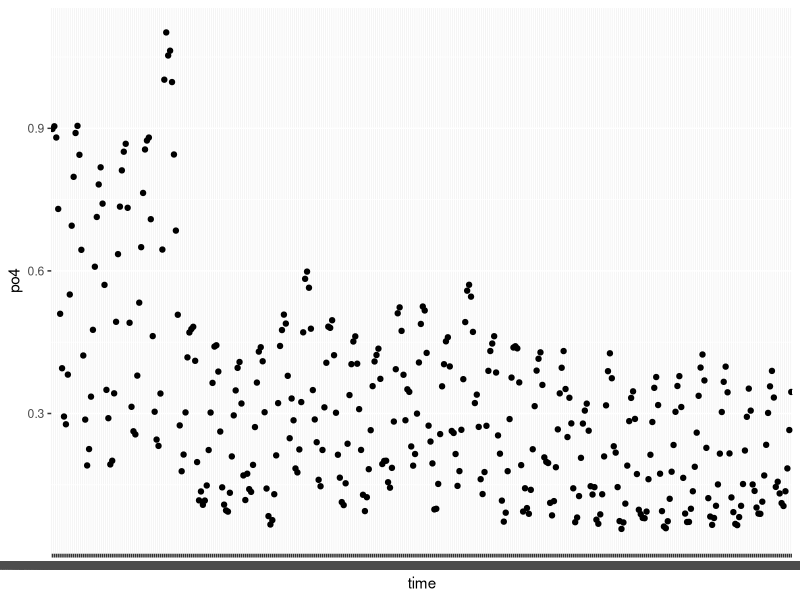
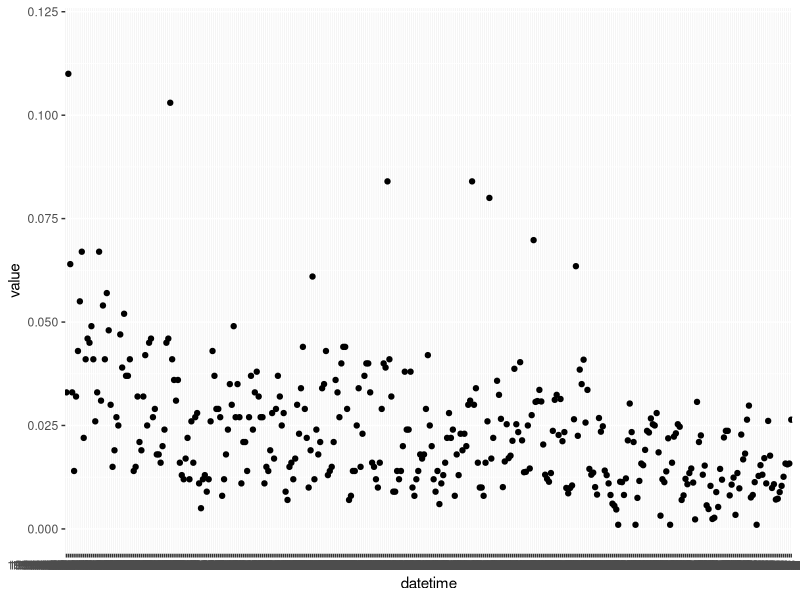
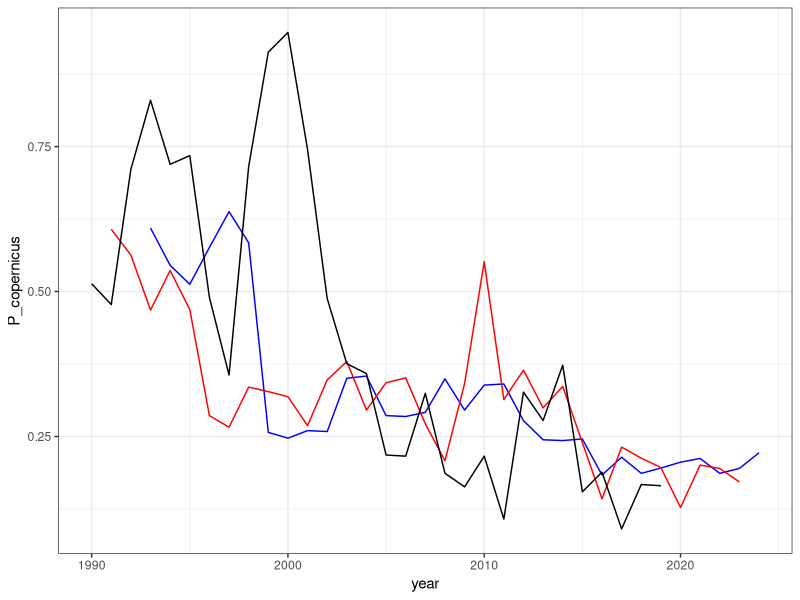

The R source for these figures, in order:
## ---- chunk 1
library(tidyr)
library(dplyr)
library(ggplot2)
## ---- chunk 2
P_cop <- read.csv("cmems_mod_nws_bgc-po4_my_7km-3D_P1M-m_1760530853823.csv")
P_sch <- read.csv("Scheldemonitor_N_P.csv") %>%
  filter(parametername == "Fosfaat, totaal in mg/l na filtratie in oppervlaktewater") %>%
  filter(stationname == "Walcheren 20 km uit de kust") %>%
  select(datetime, value)
P_thames <- read.csv("Thames_TotalReactivePhosphorus_yearly.csv")
head(P_thames)

ggplot(P_cop, aes(time, po4)) + 
  geom_point()

ggplot(P_sch, aes (x = datetime, y = value)) + 
  geom_point() + ylim(0,0.12)
## ---- chunk 3
library(lubridate)

# --- 1. Prepare and aggregate P_cop ---
P_cop_yearly <- P_cop %>%
  mutate(year = year(ymd_hms(time))) %>%   # extract year from time column
  group_by(year) %>%
  summarise(P_copernicus = mean(po4, na.rm = TRUE))

# --- 2. Prepare and aggregate P_sch ---
P_sch_yearly <- P_sch %>%
  mutate(year = year(ymd_hms(datetime))) %>%  # extract year
  group_by(year) %>%
  summarise(P_schelde = mean(value, na.rm = TRUE))

# --- 3. Combine the two datasets ---
P_trend <- full_join(P_cop_yearly, P_sch_yearly, by = "year") %>%
  arrange(year)

 # --- 4. Merge P data with TRP data ---
combined_yearly <- full_join(P_trend, P_thames, by = "year")

# --- 5. Repeat each row 12× to make monthly dataset ---
combined_monthly <- combined_yearly %>%
  slice(rep(1:n(), each = 12)) %>%
  mutate(month = rep(1:12, times = nrow(combined_yearly)),
         date = ymd(paste(year, month, "01", sep = "-")))

# --- 6. View result ---
head(combined_monthly, 15)

# --- 3.2 Repeat each year 12 times (once per month) ---
P_monthly <- P_trend %>%
  slice(rep(1:n(), each = 12)) %>%      # repeat each row 12 times
  mutate(month = rep(1:12, times = nrow(P_trend)))  # add month column 1–12
write.csv(P_monthly, "P_monthly_EwE.csv")

# --- 4. Inspect result ---
head(P_trend)

ggplot(combined_monthly, aes(year, P_copernicus)) + 
  geom_line(color = "blue") + 
  geom_line(aes(y = 13*P_schelde), color = "red") + 
  geom_line(aes(y= 0.5*TRP_raw)) + theme_bw()
            
